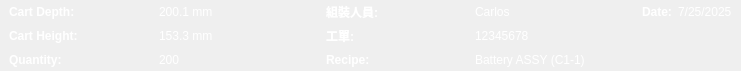
      <widget class="QWidget" name="widget_3" native="true">
       <property name="geometry">
        <rect>
         <x>210</x>
         <y>0</y>
         <width>741</width>
         <height>71</height>
        </rect>
       </property>
       <layout class="QGridLayout" name="gridLayout_9">
        <property name="leftMargin">
         <number>0</number>
        </property>
        <property name="topMargin">
         <number>3</number>
        </property>
        <property name="rightMargin">
         <number>0</number>
        </property>
        <property name="bottomMargin">
         <number>3</number>
        </property>
        <item row="3" column="0">
         <widget class="QWidget" name="QuantityWidget" native="true">
          <property name="sizePolicy">
           <sizepolicy hsizetype="Preferred" vsizetype="Preferred">
            <horstretch>0</horstretch>
            <verstretch>0</verstretch>
           </sizepolicy>
          </property>
          <property name="styleSheet">
           <string notr="true">color: white;</string>
          </property>
          <layout class="QHBoxLayout" name="horizontalLayout_22">
           <property name="topMargin">
            <number>0</number>
           </property>
           <property name="bottomMargin">
            <number>0</number>
           </property>
           <item>
            <widget class="QLabel" name="QuantityText">
             <property name="font">
              <font>
               <bold>true</bold>
              </font>
             </property>
             <property name="text">
              <string>Quantity:</string>
             </property>
            </widget>
           </item>
           <item>
            <widget class="QLabel" name="QuantityNumberInput">
             <property name="text">
              <string>200</string>
             </property>
            </widget>
           </item>
          </layout>
         </widget>
        </item>
        <item row="0" column="2">
         <widget class="QWidget" name="DateWidget" native="true">
          <property name="sizePolicy">
           <sizepolicy hsizetype="Maximum" vsizetype="Preferred">
            <horstretch>0</horstretch>
            <verstretch>0</verstretch>
           </sizepolicy>
          </property>
          <property name="styleSheet">
           <string notr="true">color: white;</string>
          </property>
          <layout class="QHBoxLayout" name="horizontalLayout_26">
           <property name="topMargin">
            <number>0</number>
           </property>
           <property name="bottomMargin">
            <number>0</number>
           </property>
           <item>
            <widget class="QLabel" name="DateText">
             <property name="font">
              <font>
               <bold>true</bold>
              </font>
             </property>
             <property name="text">
              <string>Date:</string>
             </property>
            </widget>
           </item>
           <item>
            <widget class="QLabel" name="DateInput">
             <property name="text">
              <string>7/25/2025</string>
             </property>
            </widget>
           </item>
          </layout>
         </widget>
        </item>
        <item row="2" column="0">
         <widget class="QWidget" name="CartHeightWidget" native="true">
          <property name="sizePolicy">
           <sizepolicy hsizetype="Preferred" vsizetype="Preferred">
            <horstretch>0</horstretch>
            <verstretch>0</verstretch>
           </sizepolicy>
          </property>
          <property name="styleSheet">
           <string notr="true">color: white;</string>
          </property>
          <layout class="QHBoxLayout" name="horizontalLayout_23">
           <property name="topMargin">
            <number>0</number>
           </property>
           <property name="bottomMargin">
            <number>0</number>
           </property>
           <item>
            <widget class="QLabel" name="CartHeightText">
             <property name="font">
              <font>
               <bold>true</bold>
              </font>
             </property>
             <property name="text">
              <string>Cart Height:</string>
             </property>
            </widget>
           </item>
           <item>
            <widget class="QLabel" name="CartHeightInput">
             <property name="text">
              <string>153.3 mm</string>
             </property>
            </widget>
           </item>
          </layout>
         </widget>
        </item>
        <item row="0" column="0">
         <widget class="QWidget" name="CartDepthWidget" native="true">
          <property name="sizePolicy">
           <sizepolicy hsizetype="Preferred" vsizetype="Preferred">
            <horstretch>0</horstretch>
            <verstretch>0</verstretch>
           </sizepolicy>
          </property>
          <property name="styleSheet">
           <string notr="true">color: white;</string>
          </property>
          <layout class="QHBoxLayout" name="horizontalLayout_24">
           <property name="topMargin">
            <number>0</number>
           </property>
           <property name="bottomMargin">
            <number>0</number>
           </property>
           <item>
            <widget class="QLabel" name="CartDepthText">
             <property name="font">
              <font>
               <bold>true</bold>
              </font>
             </property>
             <property name="text">
              <string>Cart Depth:</string>
             </property>
            </widget>
           </item>
           <item>
            <widget class="QLabel" name="CartDepthInput">
             <property name="text">
              <string>200.1 mm</string>
             </property>
            </widget>
           </item>
          </layout>
         </widget>
        </item>
        <item row="0" column="1">
         <widget class="QWidget" name="WorkerNameWidget" native="true">
          <property name="sizePolicy">
           <sizepolicy hsizetype="Preferred" vsizetype="Preferred">
            <horstretch>0</horstretch>
            <verstretch>0</verstretch>
           </sizepolicy>
          </property>
          <property name="styleSheet">
           <string notr="true">color: white;</string>
          </property>
          <layout class="QHBoxLayout" name="horizontalLayout_25">
           <property name="topMargin">
            <number>0</number>
           </property>
           <property name="bottomMargin">
            <number>0</number>
           </property>
           <item>
            <widget class="QLabel" name="WorkerNameText">
             <property name="font">
              <font>
               <bold>true</bold>
              </font>
             </property>
             <property name="text">
              <string>組裝人員:</string>
             </property>
            </widget>
           </item>
           <item>
            <widget class="QLabel" name="WorkerNameInput">
             <property name="text">
              <string>Carlos</string>
             </property>
            </widget>
           </item>
          </layout>
         </widget>
        </item>
        <item row="2" column="1">
         <widget class="QWidget" name="WorkOrderWidget" native="true">
          <property name="sizePolicy">
           <sizepolicy hsizetype="Preferred" vsizetype="Preferred">
            <horstretch>0</horstretch>
            <verstretch>0</verstretch>
           </sizepolicy>
          </property>
          <property name="styleSheet">
           <string notr="true">color: white;</string>
          </property>
          <layout class="QHBoxLayout" name="horizontalLayout_17">
           <property name="topMargin">
            <number>0</number>
           </property>
           <property name="bottomMargin">
            <number>0</number>
           </property>
           <item alignment="Qt::AlignmentFlag::AlignLeft">
            <widget class="QLabel" name="WorkOrderText">
             <property name="font">
              <font>
               <bold>true</bold>
              </font>
             </property>
             <property name="text">
              <string>工單:</string>
             </property>
            </widget>
           </item>
           <item>
            <widget class="QLabel" name="WorkOrderNumberInput">
             <property name="text">
              <string>12345678</string>
             </property>
            </widget>
           </item>
          </layout>
         </widget>
        </item>
        <item row="3" column="1">
         <widget class="QWidget" name="RecipeWidget" native="true">
          <property name="styleSheet">
           <string notr="true">color: white;</string>
          </property>
          <layout class="QHBoxLayout" name="horizontalLayout_21">
           <property name="spacing">
            <number>6</number>
           </property>
           <property name="leftMargin">
            <number>9</number>
           </property>
           <property name="topMargin">
            <number>0</number>
           </property>
           <property name="rightMargin">
            <number>9</number>
           </property>
           <property name="bottomMargin">
            <number>0</number>
           </property>
           <item alignment="Qt::AlignmentFlag::AlignLeft">
            <widget class="QLabel" name="RecipeText_3">
             <property name="sizePolicy">
              <sizepolicy hsizetype="Minimum" vsizetype="Preferred">
               <horstretch>0</horstretch>
               <verstretch>0</verstretch>
              </sizepolicy>
             </property>
             <property name="font">
              <font>
               <bold>true</bold>
              </font>
             </property>
             <property name="text">
              <string>Recipe:</string>
             </property>
            </widget>
           </item>
           <item>
            <widget class="QLabel" name="RecipeNameInput_3">
             <property name="sizePolicy">
              <sizepolicy hsizetype="Minimum" vsizetype="Preferred">
               <horstretch>0</horstretch>
               <verstretch>0</verstretch>
              </sizepolicy>
             </property>
             <property name="text">
              <string>Battery ASSY (C1-1)</string>
             </property>
            </widget>
           </item>
          </layout>
         </widget>
        </item>
       </layout>
      </widget>
